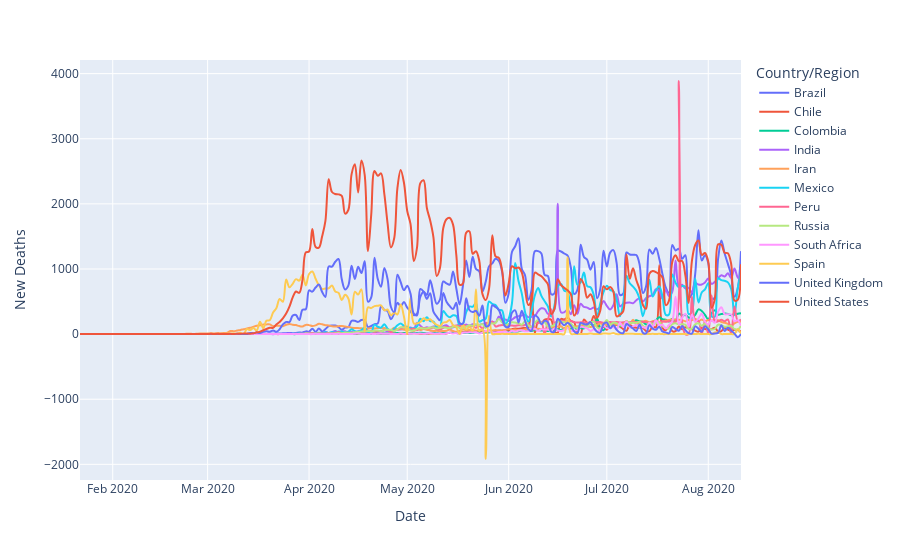

The notebook cell saved with this chart:
### Code cell
fig = px.line(top12_countries, x="Date", y="New Deaths", color="Country/Region", line_group="Country/Region", hover_name="Country/Region",
        line_shape="spline", render_mode="svg")
fig.show()

### Figure 1 — Plotly figure (JSON) as saved in the notebook; plotly's stock layout.template omitted (floating-point values rounded to 4 significant figures; data arrays with more than 128 entries replaced by an {"elided": "..."} marker saying what was removed)
{"data": [{"hovertemplate": "<b>%{hovertext}</b><br><br>Country/Region=Brazil<br>Date=%{x}<br>New Deaths=%{y}<extra></extra>", "hovertext": {"elided": "203 str values"}, "legendgroup": "Brazil", "line": {"color": "#636efa", "dash": "solid", "shape": "spline"}, "mode": "lines", "name": "Brazil", "showlegend": true, "type": "scatter", "x": {"elided": "203 str values"}, "xaxis": "x", "y": {"elided": "203 int values"}, "yaxis": "y"}, {"hovertemplate": "<b>%{hovertext}</b><br><br>Country/Region=Chile<br>Date=%{x}<br>New Deaths=%{y}<extra></extra>", "hovertext": {"elided": "203 str values"}, "legendgroup": "Chile", "line": {"color": "#EF553B", "dash": "solid", "shape": "spline"}, "mode": "lines", "name": "Chile", "showlegend": true, "type": "scatter", "x": {"elided": "203 str values"}, "xaxis": "x", "y": {"elided": "203 int values"}, "yaxis": "y"}, {"hovertemplate": "<b>%{hovertext}</b><br><br>Country/Region=Colombia<br>Date=%{x}<br>New Deaths=%{y}<extra></extra>", "hovertext": {"elided": "203 str values"}, "legendgroup": "Colombia", "line": {"color": "#00cc96", "dash": "solid", "shape": "spline"}, "mode": "lines", "name": "Colombia", "showlegend": true, "type": "scatter", "x": {"elided": "203 str values"}, "xaxis": "x", "y": {"elided": "203 int values"}, "yaxis": "y"}, {"hovertemplate": "<b>%{hovertext}</b><br><br>Country/Region=India<br>Date=%{x}<br>New Deaths=%{y}<extra></extra>", "hovertext": {"elided": "203 str values"}, "legendgroup": "India", "line": {"color": "#ab63fa", "dash": "solid", "shape": "spline"}, "mode": "lines", "name": "India", "showlegend": true, "type": "scatter", "x": {"elided": "203 str values"}, "xaxis": "x", "y": {"elided": "203 int values"}, "yaxis": "y"}, {"hovertemplate": "<b>%{hovertext}</b><br><br>Country/Region=Iran<br>Date=%{x}<br>New Deaths=%{y}<extra></extra>", "hovertext": {"elided": "203 str values"}, "legendgroup": "Iran", "line": {"color": "#FFA15A", "dash": "solid", "shape": "spline"}, "mode": "lines", "name": "Iran", "showlegend": true, "type": "scatter", "x": {"elided": "203 str values"}, "xaxis": "x", "y": {"elided": "203 int values"}, "yaxis": "y"}, {"hovertemplate": "<b>%{hovertext}</b><br><br>Country/Region=Mexico<br>Date=%{x}<br>New Deaths=%{y}<extra></extra>", "hovertext": {"elided": "203 str values"}, "legendgroup": "Mexico", "line": {"color": "#19d3f3", "dash": "solid", "shape": "spline"}, "mode": "lines", "name": "Mexico", "showlegend": true, "type": "scatter", "x": {"elided": "203 str values"}, "xaxis": "x", "y": {"elided": "203 int values"}, "yaxis": "y"}, {"hovertemplate": "<b>%{hovertext}</b><br><br>Country/Region=Peru<br>Date=%{x}<br>New Deaths=%{y}<extra></extra>", "hovertext": {"elided": "203 str values"}, "legendgroup": "Peru", "line": {"color": "#FF6692", "dash": "solid", "shape": "spline"}, "mode": "lines", "name": "Peru", "showlegend": true, "type": "scatter", "x": {"elided": "203 str values"}, "xaxis": "x", "y": {"elided": "203 int values"}, "yaxis": "y"}, {"hovertemplate": "<b>%{hovertext}</b><br><br>Country/Region=Russia<br>Date=%{x}<br>New Deaths=%{y}<extra></extra>", "hovertext": {"elided": "203 str values"}, "legendgroup": "Russia", "line": {"color": "#B6E880", "dash": "solid", "shape": "spline"}, "mode": "lines", "name": "Russia", "showlegend": true, "type": "scatter", "x": {"elided": "203 str values"}, "xaxis": "x", "y": {"elided": "203 int values"}, "yaxis": "y"}, {"hovertemplate": "<b>%{hovertext}</b><br><br>Country/Region=South Africa<br>Date=%{x}<br>New Deaths=%{y}<extra></extra>", "hovertext": {"elided": "203 str values"}, "legendgroup": "South Africa", "line": {"color": "#FF97FF", "dash": "solid", "shape": "spline"}, "mode": "lines", "name": "South Africa", "showlegend": true, "type": "scatter", "x": {"elided": "203 str values"}, "xaxis": "x", "y": {"elided": "203 int values"}, "yaxis": "y"}, {"hovertemplate": "<b>%{hovertext}</b><br><br>Country/Region=Spain<br>Date=%{x}<br>New Deaths=%{y}<extra></extra>", "hovertext": {"elided": "203 str values"}, "legendgroup": "Spain", "line": {"color": "#FECB52", "dash": "solid", "shape": "spline"}, "mode": "lines", "name": "Spain", "showlegend": true, "type": "scatter", "x": {"elided": "203 str values"}, "xaxis": "x", "y": {"elided": "203 int values"}, "yaxis": "y"}, {"hovertemplate": "<b>%{hovertext}</b><br><br>Country/Region=United Kingdom<br>Date=%{x}<br>New Deaths=%{y}<extra></extra>", "hovertext": {"elided": "203 str values"}, "legendgroup": "United Kingdom", "line": {"color": "#636efa", "dash": "solid", "shape": "spline"}, "mode": "lines", "name": "United Kingdom", "showlegend": true, "type": "scatter", "x": {"elided": "203 str values"}, "xaxis": "x", "y": {"elided": "203 int values"}, "yaxis": "y"}, {"hovertemplate": "<b>%{hovertext}</b><br><br>Country/Region=United States<br>Date=%{x}<br>New Deaths=%{y}<extra></extra>", "hovertext": {"elided": "203 str values"}, "legendgroup": "United States", "line": {"color": "#EF553B", "dash": "solid", "shape": "spline"}, "mode": "lines", "name": "United States", "showlegend": true, "type": "scatter", "x": {"elided": "203 str values"}, "xaxis": "x", "y": {"elided": "203 int values"}, "yaxis": "y"}], "layout": {"legend": {"title": {"text": "Country/Region"}, "tracegroupgap": 0}, "margin": {"t": 60}, "xaxis": {"anchor": "y", "domain": [0, 1], "title": {"text": "Date"}}, "yaxis": {"anchor": "x", "domain": [0, 1], "title": {"text": "New Deaths"}}}}
